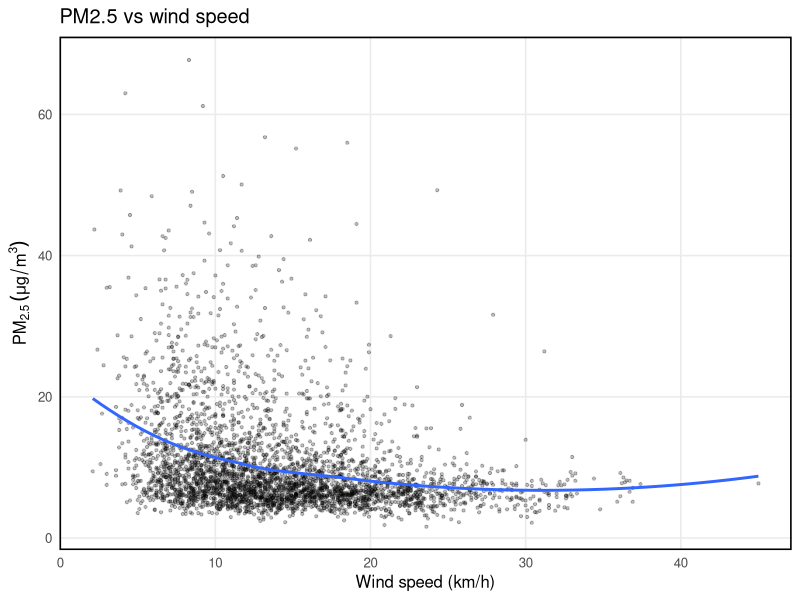
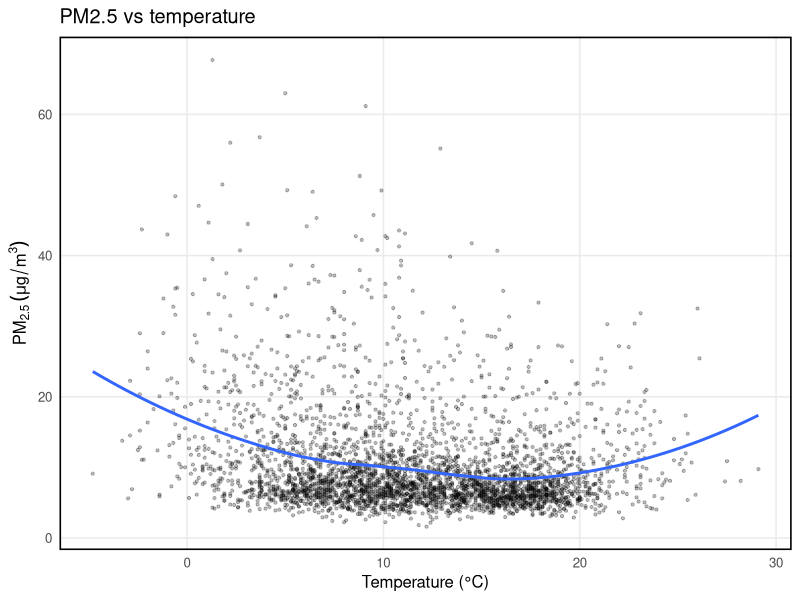
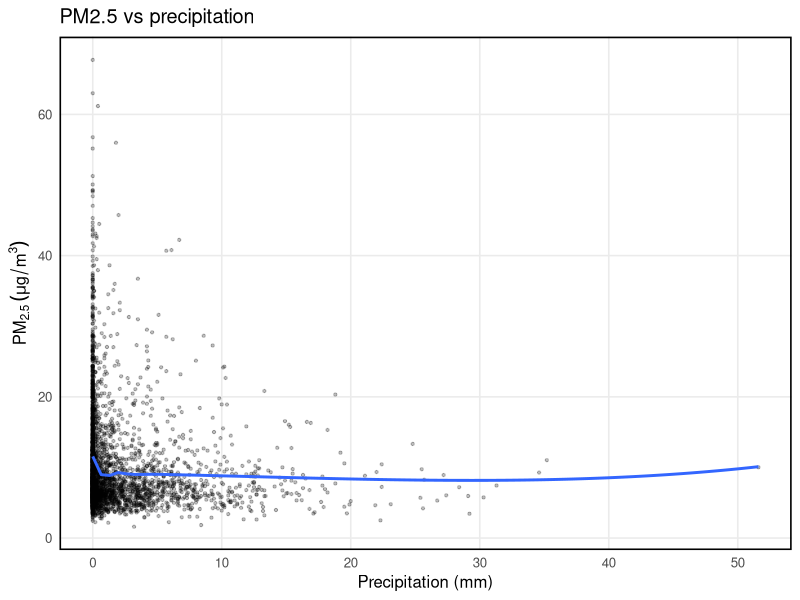
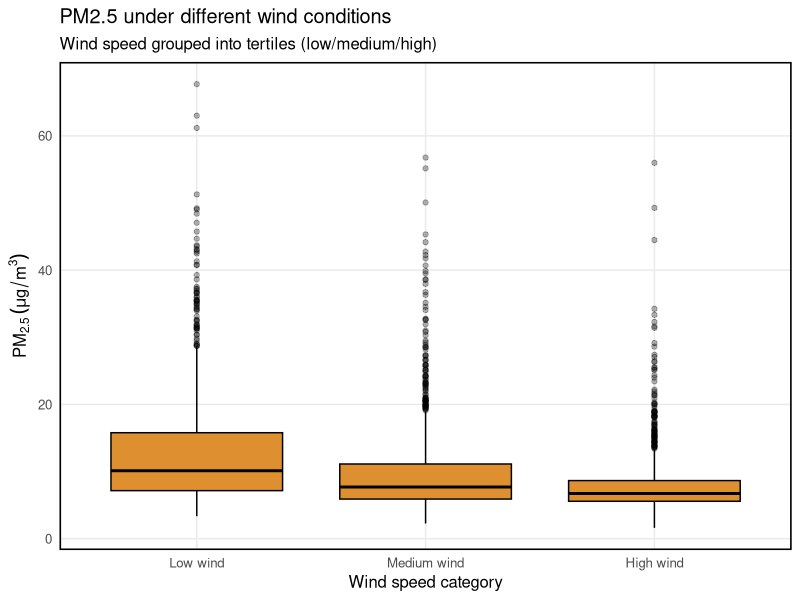

These charts were generated, in order, by the following R code:
# ============================================================
# IJC437 - Introduction to Data Science (Individual Coursework)
# Script: 04_rq2_weather_association.R
#
# Purpose:
# - Address RQ2 by quantifying and visualising associations between daily PM2.5 in London
#   and key meteorological variables (temperature, wind speed, precipitation).
# - Use rank-based and non-parametric methods suitable for skewed PM2.5 distributions.
#
# Inputs:
# - data/processed/merged_pm25_weather.csv (daily London PM2.5 + weather; produced in Script 02)
#
# Key analyses:
# 1) Compute Spearman rank correlations (rho, p-values, n) between PM2.5 and weather variables
#    and save as Table 3.
# 2) Visualise bivariate relationships using scatter plots + LOESS smoothers (Figures 7–9).
# 3) Create wind-speed tertiles (Low/Medium/High) and compare PM2.5 distributions (Figure 10),
#    supported by summary stats (Table 4) and a Kruskal–Wallis test.
#
# Outputs (written to disk):
# - output/tables/Table3_spearman_correlations.csv
# - output/figures/Fig7_pm25_vs_windspeed.png
# - output/figures/Fig8_pm25_vs_temperature.png
# - output/figures/Fig9_pm25_vs_precipitation.png
# - output/figures/Fig10_pm25_by_wind_categories.png
# - output/tables/Table4_wind_group_summary.csv
#
# Method notes:
# - Spearman is used to capture monotonic relationships without assuming linearity/normality.
# - Kruskal–Wallis tests distributional differences across wind categories (non-parametric).
#
# Reproducibility notes:
# - Script filters to complete cases for RQ2 analyses and writes outputs to disk.
#
# ============================================================


# ==================================================
# Importing Necessary Libraries
# ==================================================
library(tidyverse)
library(lubridate)
library(Hmisc)
library(scales)



# ==================================================
# Loading Merged Data and Basic Setup
# ==================================================
out_dir_plot <- "output/figures"
out_dir_table <- "output/tables"
dir.create("output/figures", recursive = TRUE, showWarnings = FALSE)
dir.create("output/tables", recursive = TRUE, showWarnings = FALSE)


df <- read_csv("data/processed/merged_pm25_weather.csv", show_col_types = FALSE) %>%
  mutate(date = as.Date(date)) %>%
  arrange(date)

# Keeping only RQ2 columns + drop rows with missing values for correlation/scatter
df_rq2 <- df %>%
  select(date, pm25_london_mean, temp_mean_c, wind_mean_kmh, prcp_sum_mm) %>%
  filter(
    !is.na(pm25_london_mean),
    !is.na(temp_mean_c),
    !is.na(wind_mean_kmh),
    !is.na(prcp_sum_mm)
  )


# ==================================================
# Spearman correlations (rho + p-values)
# ==================================================

# Correlation matrix (rho)
rho_mat <- cor(
  df_rq2 %>% select(pm25_london_mean, temp_mean_c, wind_mean_kmh, prcp_sum_mm),
  method = "spearman",
  use = "complete.obs"
)
rho_mat

# Correlations + p-values (Hmisc)
rc <- rcorr(
  as.matrix(df_rq2 %>% select(pm25_london_mean, temp_mean_c, wind_mean_kmh, prcp_sum_mm)),
  type = "spearman"
)
rc 

cor_table <- tibble(
  variable = c("temp_mean_c", "wind_mean_kmh", "prcp_sum_mm"),
  spearman_rho = c(
    rc$r["pm25_london_mean","temp_mean_c"],
    rc$r["pm25_london_mean","wind_mean_kmh"],
    rc$r["pm25_london_mean","prcp_sum_mm"]
  ),
  p_value = c(
    rc$P["pm25_london_mean","temp_mean_c"],
    rc$P["pm25_london_mean","wind_mean_kmh"],
    rc$P["pm25_london_mean","prcp_sum_mm"]
  ),
  n = c(
    rc$n["pm25_london_mean","temp_mean_c"],
    rc$n["pm25_london_mean","wind_mean_kmh"],
    rc$n["pm25_london_mean","prcp_sum_mm"]
  )
) %>%
  mutate(
    spearman_rho = round(spearman_rho, 3),
    p_value = format.pval(p_value, digits = 3)
  )

cor_table
write_csv(cor_table, file.path(out_dir_table, "Table3_spearman_correlations.csv"))


# ==================================================
# Scatter plots PM25 vs Weather Variables
# ==================================================

base_theme <- theme_minimal(base_size = 12) +
  theme(
    panel.border = element_rect(colour = "black", fill = NA, linewidth = 1.1),
    panel.grid.minor = element_blank()
  )

# PM2.5 vs windspeed
p_wind <- ggplot(df_rq2, aes(x = wind_mean_kmh, y = pm25_london_mean)) +
  geom_point(alpha = 0.25, size = 0.8) +
  geom_smooth(method = "loess", se = FALSE) +
  labs(
    title = "PM2.5 vs wind speed",
    x = "Wind speed (km/h)",
    y = expression(PM[2.5]~(mu*g/m^3))
  ) +
  base_theme

ggsave(
  filename = file.path(out_dir_plot, "Fig7_pm25_vs_windspeed.png"),
  plot = p_wind, width = 8, height = 4.5, dpi = 300
)

# PM2.5 vs temperature
p_temp <- ggplot(df_rq2, aes(x = temp_mean_c, y = pm25_london_mean)) +
  geom_point(alpha = 0.25, size = 0.8) +
  geom_smooth(method = "loess", se = FALSE) +
  labs(
    title = "PM2.5 vs temperature",
    x = "Temperature (°C)",
    y = expression(PM[2.5]~(mu*g/m^3))
  ) +
  base_theme

ggsave(
  filename = file.path(out_dir_plot, "Fig8_pm25_vs_temperature.png"),
  plot = p_temp, width = 8, height = 4.5, dpi = 300
)

# PM2.5 vs precipitation
p_prcp <- ggplot(df_rq2, aes(x = prcp_sum_mm, y = pm25_london_mean)) +
  geom_point(alpha = 0.25, size = 0.8) +
  geom_smooth(method = "loess", se = FALSE) +
  labs(
    title = "PM2.5 vs precipitation",
    x = "Precipitation (mm)",
    y = expression(PM[2.5]~(mu*g/m^3))
  ) +
  base_theme

ggsave(
  filename = file.path(out_dir_plot, "Fig9_pm25_vs_precipitation.png"),
  plot = p_prcp, width = 8, height = 4.5, dpi = 300
)



# ==================================================
# Conditional Distributions Wind Groups
# ==================================================

# Creating wind speed tertiles (Low/Medium/High)
df_rq2b <- df_rq2 %>%
  mutate(
    wind_group = ntile(wind_mean_kmh, 3),
    wind_group = factor(
      wind_group,
      levels = c(1, 2, 3),
      labels = c("Low wind", "Medium wind", "High wind")
    )
  )

# Checking group sizes
df_rq2b %>% count(wind_group)

# Boxplot: PM2.5 distribution by wind category
p_wind_box <- ggplot(df_rq2b, aes(x = wind_group, y = pm25_london_mean)) +
  geom_boxplot(fill = "#de9030", color = "black", outlier.alpha = 0.3) +
  labs(
    title = "PM2.5 under different wind conditions",
    subtitle = "Wind speed grouped into tertiles (low/medium/high)",
    x = "Wind speed category",
    y = expression(PM[2.5]~(mu*g/m^3))
  ) +
  base_theme

ggsave(
  filename = file.path(out_dir_plot, "Fig10_pm25_by_wind_categories.png"),
  plot = p_wind_box, width = 8, height = 4.5, dpi = 300
)

# Summary stats by wind group
wind_summary <- df_rq2b %>%
  group_by(wind_group) %>%
  summarise(
    n_days = n(),
    mean_pm25 = mean(pm25_london_mean),
    median_pm25 = median(pm25_london_mean),
    iqr_pm25 = IQR(pm25_london_mean),
    .groups = "drop"
  ) %>%
  mutate(
    mean_pm25 = round(mean_pm25, 2),
    median_pm25 = round(median_pm25, 2),
    iqr_pm25 = round(iqr_pm25, 2)
  )

wind_summary
write_csv(wind_summary, file.path(out_dir_table, "Table4_wind_group_summary.csv"))



# ==================================================
# Statistical test (Kruskal–Wallis) for Wind Groups
# ==================================================

# Test whether PM2.5 distributions differ across wind categories
kw_wind <- kruskal.test(pm25_london_mean ~ wind_group, data = df_rq2b)
kw_wind

# =========================================================
# Output:
#
#        Kruskal-Wallis rank sum test
#
# data:  pm25_london_mean by wind_group
# Kruskal-Wallis chi-squared = 374.27, df = 2, p-value < 2.2e-16
# 
# =========================================================
